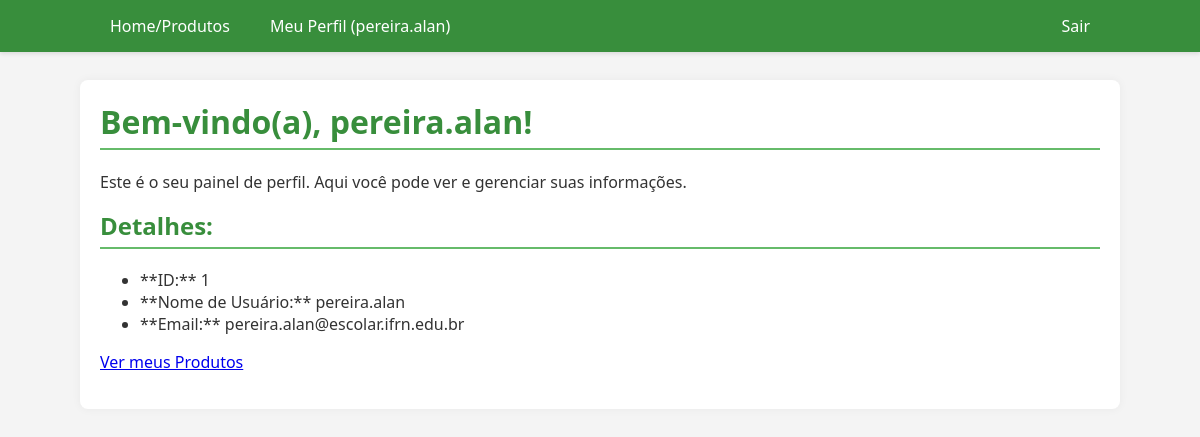
/user/profile (signed in), run on the app's committed database.
### models/user.py (models this page shows, shortened)
class User(UserMixin, db.Model):
    __tablename__ = 'users'
    id = db.Column(db.Integer, primary_key=True)
    username = db.Column(db.String(64), index=True, unique=True, nullable=False)
    email = db.Column(db.String(120), index=True, unique=True, nullable=False)
    password_hash = db.Column(db.String(128))
    products = db.relationship('Product', backref='owner', lazy='dynamic')

### controllers/user_controller.py (the view)
@user_bp.route('/profile')
@login_required
def profile():
    return render_template('users/profile.html', user=current_user)

### auth/utils.py (called while the page is built)
@login_manager.user_loader
def load_user(user_id):
    if user_id is not None:
        return User.query.get(int(user_id))
    return None

### templates/users/profile.html (shortened to what this page needs)
{% extends "base.html" %}
{% block content %}
    <h1>Bem-vindo(a), {{ user.username }}!</h1>
    <p>Este é o seu painel de perfil. Aqui você pode ver e gerenciar suas informações.</p>
    <h2>Detalhes:</h2>
    <ul>
        <li>**ID:** {{ user.id }}</li>
        <li>**Nome de Usuário:** {{ user.username }}</li>
        <li>**Email:** {{ user.email }}</li>
    </ul>
    <p><a href="{{ url_for('product.list_products') }}">Ver meus Produtos</a></p>
    {% endblock %}

### templates/base.html (shortened to what this page needs)
<!DOCTYPE html>
<html lang="pt-br">
<head>
    <link rel="stylesheet" href="{{ url_for('static', filename='style.css') }}">
</head>
<body>
    <header>
        <nav>
            <div class="nav-links">
                <a href="{{ url_for('product.list_products') }}">Home/Produtos</a>
                {% if current_user.is_authenticated %}
                    <a href="{{ url_for('user.profile') }}">Meu Perfil ({{ current_user.username }})</a>
                {% endif %}
            </div>
            <div class="nav-links">
                {% if current_user.is_authenticated %}
                    <a href="{{ url_for('auth.logout') }}">Sair</a>
                {% else %}
                    <a href="{{ url_for('auth.login') }}">Entrar</a>
                    <a href="{{ url_for('auth.register') }}">Registrar</a>
                {% endif %}
            </div>
        </nav>
    </header>
    <main class="content">
        {% block content %}{% endblock %}
    </main>
</body>
</html>

### static/style.css (style rules this page uses)
:root { --primary-color: #388e3c; --primary-light: #66bb6a; --secondary-color: #555; --background-light: #f4f4f4; --text-dark: #333; --border-color: #ccc; --success-bg: #d4edda; --success-text: #155724; --danger-bg: #f8d7da; --danger-text: #721c24; }
body { font-family: 'Segoe UI', Tahoma, Geneva, Verdana, sans-serif; background-color: var(--background-light); color: var(--text-dark); margin: 0; padding-top: 60px; }
header { background-color: var(--primary-color); color: white; padding: 10px 0; box-shadow: 0 2px 4px rgba(0, 0, 0, 0.1); position: fixed; width: 100%; top: 0; z-index: 1000; }
nav { max-width: 1000px; margin: 0 auto; padding: 0 20px; display: flex; justify-content: space-between; align-items: center; }
nav .nav-links { display: flex; gap: 20px; }
nav a { color: white; text-decoration: none; padding: 5px 10px; border-radius: 4px; transition: background-color 0.3s; }
main { max-width: 1000px; margin: 20px auto; padding: 20px; background-color: white; border-radius: 8px; box-shadow: 0 0 10px rgba(0, 0, 0, 0.05); }
h1, h2 { color: var(--primary-color); border-bottom: 2px solid var(--primary-light); padding-bottom: 5px; margin-top: 0; }

### data on the page
User: username "pereira.alan", id "1", email "pereira.alan@escolar.ifrn.edu.br"
